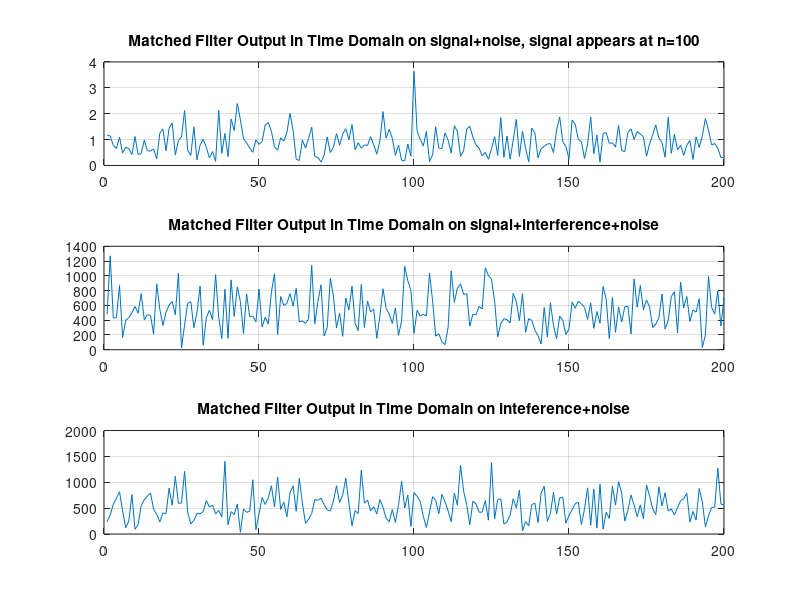
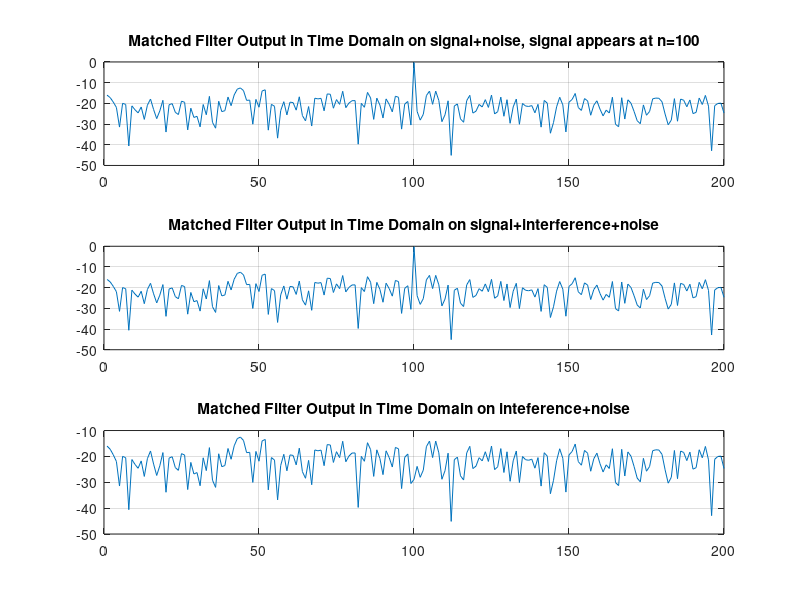
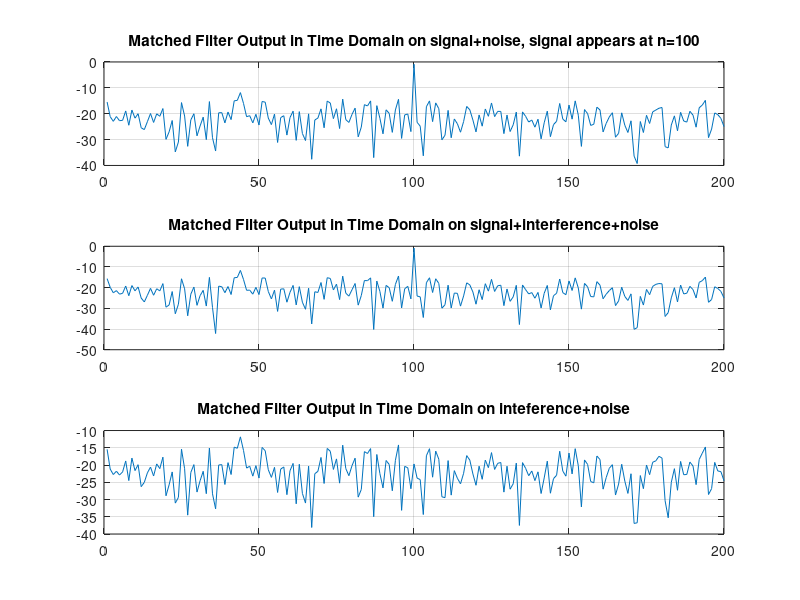

Reproduce these figures in MATLAB, in order.
%% Three different approaches for array processing:
%   The first approach is matched filter
%   The second one is sampled matrix inversion (SMI) where the correlation
%   matrix is obtained through theoretical compuation. This method doesn't
%   include signal but only contains interference and noise. This is not
%   practical since signal may be presented during estimation. This is
%   where the third method trying to show that signal presence doesn't
%   affect SMI results.
%   The third method uses the sampled data for correlation matrix
%   computation.

%% settings
M = 20;         % number of antennas
phi_i = 30;     % interference steering angle
phi_s = 20;     % source steering angle
SNR_i = 40;     % interferece SNR
SNR_s = 20;     % source SNR
N = 200;        % number of samples
lambda = 1;     %% normalized lambda
d = 1/lambda;   % normalized antenna spacing
signal_index = 100;

% signal source (only exists at one time instant)
u_s = (d/lambda)*sin(phi_s*pi/180);
s = zeros(M,N);
s(:,signal_index) = (10^(SNR_s/20))*exp(-j*2*pi*u_s*[(0:M-1)]/M)/sqrt(M);

% noise 
w = (randn(M,N)+j*randn(M,N))/sqrt(2);

% interference
v_i = (10^(SNR_i/20)*exp(-j*pi*[0:M-1]'*sin(phi_i*pi/180)))/sqrt(M);

% Received signals: signal+interference+noise, interference+noise, and
% signal+noise
x_sipn = s + (10^(SNR_i/20))*v_i*(randn(1,N)+j*randn(1,N))/sqrt(2)+w;
x_ipn = (10^(SNR_i/20))*v_i*(randn(1,N)+j*randn(1,N))/sqrt(2)+w;
x_sw = s + w;

% spatial matched filter, assuming signal angle is known
c_mf = exp(-j*2*pi*u_s*[(0:M-1)]/M)/sqrt(M);

% Matched filter outputs
y_mf1 = c_mf * x_sw;
y_mf2 = c_mf * x_sipn;
y_mf3 = c_mf * x_ipn;

figure(1)

subplot(3,1,1)
plot(abs(y_mf1))
title('Matched Filter Output in Time Domain on signal+noise, signal appears at n=100')
grid
subplot(3,1,2)
plot(abs(y_mf2))
title('Matched Filter Output in Time Domain on signal+interference+noise')
grid
subplot(3,1,3)
plot(abs(y_mf3))
title('Matched Filter Output in Time Domain on inteference+noise')
grid
%plot(20*log10(abs(v_i)))

% SMI approach, ideal autocorrelation matrix
R_ipn = (10^(SNR_i/10))*v_i*v_i' + eye(M);
v_s = s(:,100);
c_smi = R_ipn^(-1) * v_s/(v_s'*R_ipn^(-1)*v_s);
y_smi1 = c_smi' * x_sw;
y_smi2 = c_smi' * x_sipn;
y_smi3 = c_smi' * x_ipn;

figure(2)
subplot(3,1,1)
plot(20*log10(abs(y_smi1)))
title('Matched Filter Output in Time Domain on signal+noise, signal appears at n=100')
grid
subplot(3,1,2)
plot(20*log10(abs(y_smi2)))
title('Matched Filter Output in Time Domain on signal+interference+noise')
grid 
subplot(3,1,3)
plot(20*log10(abs(y_smi3)))
title('Matched Filter Output in Time Domain on inteference+noise')
grid

% SMI approach, using estimated autocorrelation matrix, K = 1.5M, where K
% is the sample size that can vary. The larger K is, the better.
K = 1.5 * M;
R_ipn_est = zeros(M, M);
for i = 1 : K : N - K - 1
    R_ipn_est = R_ipn_est + x_sipn(:, i:i+K)*x_sipn(:,i:i+K)';
end
R_est = R_ipn_est / K;
c_est = R_est^(-1)*v_s/(v_s'*R_est^(-1)*v_s);

y_est1 = c_est' * x_sw;
y_est2 = c_est' * x_sipn;
y_est3 = c_est' * x_ipn;

figure(3)
title('SMI with K-sampled Correlation Matrix')
subplot(3,1,1)
plot(20*log10(abs(y_est1)))
title('Matched Filter Output in Time Domain on signal+noise, signal appears at n=100')
grid
subplot(3,1,2)
plot(20*log10(abs(y_est2)))
title('Matched Filter Output in Time Domain on signal+interference+noise')
grid
subplot(3,1,3)
plot(20*log10(abs(y_est3)))
title('Matched Filter Output in Time Domain on inteference+noise')
grid
